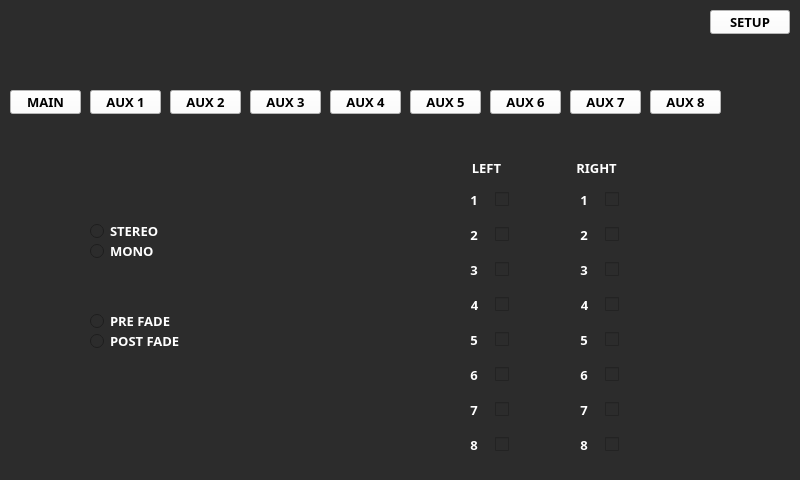
<?xml version="1.0" encoding="UTF-8"?>
<ui version="4.0">
 <class>MainWindow</class>
 <widget class="QMainWindow" name="MainWindow">
  <property name="geometry">
   <rect>
    <x>0</x>
    <y>0</y>
    <width>800</width>
    <height>480</height>
   </rect>
  </property>
  <property name="windowTitle">
   <string>MainWindow</string>
  </property>
  <property name="styleSheet">
   <string notr="true">background-color: rgb(44, 44, 44);</string>
  </property>
  <widget class="QWidget" name="centralwidget">
   <widget class="QPushButton" name="setupButton">
    <property name="geometry">
     <rect>
      <x>710</x>
      <y>10</y>
      <width>80</width>
      <height>24</height>
     </rect>
    </property>
    <property name="font">
     <font>
      <family>Source Code Pro</family>
      <pointsize>10</pointsize>
      <bold>true</bold>
     </font>
    </property>
    <property name="styleSheet">
     <string notr="true">background-color: rgb(255, 255, 255);
color: rgb(0, 0, 0);</string>
    </property>
    <property name="text">
     <string>SETUP</string>
    </property>
    <property name="autoDefault">
     <bool>false</bool>
    </property>
    <property name="default">
     <bool>false</bool>
    </property>
    <property name="flat">
     <bool>false</bool>
    </property>
   </widget>
   <widget class="QPushButton" name="setupButton_2">
    <property name="geometry">
     <rect>
      <x>10</x>
      <y>90</y>
      <width>71</width>
      <height>24</height>
     </rect>
    </property>
    <property name="font">
     <font>
      <family>Source Code Pro</family>
      <pointsize>10</pointsize>
      <bold>true</bold>
     </font>
    </property>
    <property name="styleSheet">
     <string notr="true">background-color: rgb(255, 255, 255);
color: rgb(0, 0, 0);</string>
    </property>
    <property name="text">
     <string>MAIN</string>
    </property>
    <property name="autoDefault">
     <bool>false</bool>
    </property>
    <property name="default">
     <bool>false</bool>
    </property>
    <property name="flat">
     <bool>false</bool>
    </property>
   </widget>
   <widget class="QPushButton" name="setupButton_3">
    <property name="geometry">
     <rect>
      <x>90</x>
      <y>90</y>
      <width>71</width>
      <height>24</height>
     </rect>
    </property>
    <property name="font">
     <font>
      <family>Source Code Pro</family>
      <pointsize>10</pointsize>
      <bold>true</bold>
     </font>
    </property>
    <property name="styleSheet">
     <string notr="true">background-color: rgb(255, 255, 255);
color: rgb(0, 0, 0);</string>
    </property>
    <property name="text">
     <string>AUX 1</string>
    </property>
    <property name="autoDefault">
     <bool>false</bool>
    </property>
    <property name="default">
     <bool>false</bool>
    </property>
    <property name="flat">
     <bool>false</bool>
    </property>
   </widget>
   <widget class="QPushButton" name="setupButton_4">
    <property name="geometry">
     <rect>
      <x>170</x>
      <y>90</y>
      <width>71</width>
      <height>24</height>
     </rect>
    </property>
    <property name="font">
     <font>
      <family>Source Code Pro</family>
      <pointsize>10</pointsize>
      <bold>true</bold>
     </font>
    </property>
    <property name="styleSheet">
     <string notr="true">background-color: rgb(255, 255, 255);
color: rgb(0, 0, 0);</string>
    </property>
    <property name="text">
     <string>AUX 2</string>
    </property>
    <property name="autoDefault">
     <bool>false</bool>
    </property>
    <property name="default">
     <bool>false</bool>
    </property>
    <property name="flat">
     <bool>false</bool>
    </property>
   </widget>
   <widget class="QPushButton" name="setupButton_5">
    <property name="geometry">
     <rect>
      <x>250</x>
      <y>90</y>
      <width>71</width>
      <height>24</height>
     </rect>
    </property>
    <property name="font">
     <font>
      <family>Source Code Pro</family>
      <pointsize>10</pointsize>
      <bold>true</bold>
     </font>
    </property>
    <property name="styleSheet">
     <string notr="true">background-color: rgb(255, 255, 255);
color: rgb(0, 0, 0);</string>
    </property>
    <property name="text">
     <string>AUX 3</string>
    </property>
    <property name="autoDefault">
     <bool>false</bool>
    </property>
    <property name="default">
     <bool>false</bool>
    </property>
    <property name="flat">
     <bool>false</bool>
    </property>
   </widget>
   <widget class="QPushButton" name="setupButton_6">
    <property name="geometry">
     <rect>
      <x>330</x>
      <y>90</y>
      <width>71</width>
      <height>24</height>
     </rect>
    </property>
    <property name="font">
     <font>
      <family>Source Code Pro</family>
      <pointsize>10</pointsize>
      <bold>true</bold>
     </font>
    </property>
    <property name="styleSheet">
     <string notr="true">background-color: rgb(255, 255, 255);
color: rgb(0, 0, 0);</string>
    </property>
    <property name="text">
     <string>AUX 4</string>
    </property>
    <property name="autoDefault">
     <bool>false</bool>
    </property>
    <property name="default">
     <bool>false</bool>
    </property>
    <property name="flat">
     <bool>false</bool>
    </property>
   </widget>
   <widget class="QPushButton" name="setupButton_7">
    <property name="geometry">
     <rect>
      <x>410</x>
      <y>90</y>
      <width>71</width>
      <height>24</height>
     </rect>
    </property>
    <property name="font">
     <font>
      <family>Source Code Pro</family>
      <pointsize>10</pointsize>
      <bold>true</bold>
     </font>
    </property>
    <property name="styleSheet">
     <string notr="true">background-color: rgb(255, 255, 255);
color: rgb(0, 0, 0);</string>
    </property>
    <property name="text">
     <string>AUX 5</string>
    </property>
    <property name="autoDefault">
     <bool>false</bool>
    </property>
    <property name="default">
     <bool>false</bool>
    </property>
    <property name="flat">
     <bool>false</bool>
    </property>
   </widget>
   <widget class="QPushButton" name="setupButton_8">
    <property name="geometry">
     <rect>
      <x>490</x>
      <y>90</y>
      <width>71</width>
      <height>24</height>
     </rect>
    </property>
    <property name="font">
     <font>
      <family>Source Code Pro</family>
      <pointsize>10</pointsize>
      <bold>true</bold>
     </font>
    </property>
    <property name="styleSheet">
     <string notr="true">background-color: rgb(255, 255, 255);
color: rgb(0, 0, 0);</string>
    </property>
    <property name="text">
     <string>AUX 6</string>
    </property>
    <property name="autoDefault">
     <bool>false</bool>
    </property>
    <property name="default">
     <bool>false</bool>
    </property>
    <property name="flat">
     <bool>false</bool>
    </property>
   </widget>
   <widget class="QPushButton" name="setupButton_9">
    <property name="geometry">
     <rect>
      <x>570</x>
      <y>90</y>
      <width>71</width>
      <height>24</height>
     </rect>
    </property>
    <property name="font">
     <font>
      <family>Source Code Pro</family>
      <pointsize>10</pointsize>
      <bold>true</bold>
     </font>
    </property>
    <property name="styleSheet">
     <string notr="true">background-color: rgb(255, 255, 255);
color: rgb(0, 0, 0);</string>
    </property>
    <property name="text">
     <string>AUX 7</string>
    </property>
    <property name="autoDefault">
     <bool>false</bool>
    </property>
    <property name="default">
     <bool>false</bool>
    </property>
    <property name="flat">
     <bool>false</bool>
    </property>
   </widget>
   <widget class="QPushButton" name="setupButton_10">
    <property name="geometry">
     <rect>
      <x>650</x>
      <y>90</y>
      <width>71</width>
      <height>24</height>
     </rect>
    </property>
    <property name="font">
     <font>
      <family>Source Code Pro</family>
      <pointsize>10</pointsize>
      <bold>true</bold>
     </font>
    </property>
    <property name="styleSheet">
     <string notr="true">background-color: rgb(255, 255, 255);
color: rgb(0, 0, 0);</string>
    </property>
    <property name="text">
     <string>AUX 8</string>
    </property>
    <property name="autoDefault">
     <bool>false</bool>
    </property>
    <property name="default">
     <bool>false</bool>
    </property>
    <property name="flat">
     <bool>false</bool>
    </property>
   </widget>
   <widget class="QWidget" name="gridLayoutWidget">
    <property name="geometry">
     <rect>
      <x>460</x>
      <y>180</y>
      <width>61</width>
      <height>291</height>
     </rect>
    </property>
    <layout class="QGridLayout" name="gridLayout">
     <item row="3" column="1">
      <widget class="QCheckBox" name="checkBox_4">
       <property name="sizePolicy">
        <sizepolicy hsizetype="Maximum" vsizetype="Maximum">
         <horstretch>0</horstretch>
         <verstretch>0</verstretch>
        </sizepolicy>
       </property>
       <property name="text">
        <string/>
       </property>
      </widget>
     </item>
     <item row="7" column="1">
      <widget class="QCheckBox" name="checkBox_8">
       <property name="sizePolicy">
        <sizepolicy hsizetype="Maximum" vsizetype="Maximum">
         <horstretch>0</horstretch>
         <verstretch>0</verstretch>
        </sizepolicy>
       </property>
       <property name="text">
        <string/>
       </property>
      </widget>
     </item>
     <item row="5" column="1">
      <widget class="QCheckBox" name="checkBox_6">
       <property name="sizePolicy">
        <sizepolicy hsizetype="Maximum" vsizetype="Maximum">
         <horstretch>0</horstretch>
         <verstretch>0</verstretch>
        </sizepolicy>
       </property>
       <property name="text">
        <string/>
       </property>
      </widget>
     </item>
     <item row="6" column="1">
      <widget class="QCheckBox" name="checkBox_7">
       <property name="sizePolicy">
        <sizepolicy hsizetype="Maximum" vsizetype="Maximum">
         <horstretch>0</horstretch>
         <verstretch>0</verstretch>
        </sizepolicy>
       </property>
       <property name="text">
        <string/>
       </property>
      </widget>
     </item>
     <item row="1" column="1">
      <widget class="QCheckBox" name="checkBox_2">
       <property name="sizePolicy">
        <sizepolicy hsizetype="Maximum" vsizetype="Maximum">
         <horstretch>0</horstretch>
         <verstretch>0</verstretch>
        </sizepolicy>
       </property>
       <property name="text">
        <string/>
       </property>
      </widget>
     </item>
     <item row="2" column="1">
      <widget class="QCheckBox" name="checkBox_3">
       <property name="sizePolicy">
        <sizepolicy hsizetype="Maximum" vsizetype="Maximum">
         <horstretch>0</horstretch>
         <verstretch>0</verstretch>
        </sizepolicy>
       </property>
       <property name="text">
        <string/>
       </property>
      </widget>
     </item>
     <item row="4" column="1">
      <widget class="QCheckBox" name="checkBox_5">
       <property name="sizePolicy">
        <sizepolicy hsizetype="Maximum" vsizetype="Maximum">
         <horstretch>0</horstretch>
         <verstretch>0</verstretch>
        </sizepolicy>
       </property>
       <property name="text">
        <string/>
       </property>
      </widget>
     </item>
     <item row="0" column="1">
      <widget class="QCheckBox" name="checkBox">
       <property name="sizePolicy">
        <sizepolicy hsizetype="Maximum" vsizetype="Maximum">
         <horstretch>0</horstretch>
         <verstretch>0</verstretch>
        </sizepolicy>
       </property>
       <property name="text">
        <string/>
       </property>
      </widget>
     </item>
     <item row="0" column="0">
      <widget class="QLabel" name="label_20">
       <property name="sizePolicy">
        <sizepolicy hsizetype="Maximum" vsizetype="Maximum">
         <horstretch>0</horstretch>
         <verstretch>0</verstretch>
        </sizepolicy>
       </property>
       <property name="font">
        <font>
         <family>Source Code Pro</family>
         <pointsize>10</pointsize>
         <bold>true</bold>
        </font>
       </property>
       <property name="styleSheet">
        <string notr="true">color: rgb(255, 255, 255);</string>
       </property>
       <property name="text">
        <string>1</string>
       </property>
       <property name="alignment">
        <set>Qt::AlignmentFlag::AlignCenter</set>
       </property>
      </widget>
     </item>
     <item row="1" column="0">
      <widget class="QLabel" name="label_21">
       <property name="sizePolicy">
        <sizepolicy hsizetype="Maximum" vsizetype="Maximum">
         <horstretch>0</horstretch>
         <verstretch>0</verstretch>
        </sizepolicy>
       </property>
       <property name="font">
        <font>
         <family>Source Code Pro</family>
         <pointsize>10</pointsize>
         <bold>true</bold>
        </font>
       </property>
       <property name="styleSheet">
        <string notr="true">color: rgb(255, 255, 255);</string>
       </property>
       <property name="text">
        <string>2</string>
       </property>
       <property name="alignment">
        <set>Qt::AlignmentFlag::AlignCenter</set>
       </property>
      </widget>
     </item>
     <item row="2" column="0">
      <widget class="QLabel" name="label_22">
       <property name="sizePolicy">
        <sizepolicy hsizetype="Maximum" vsizetype="Maximum">
         <horstretch>0</horstretch>
         <verstretch>0</verstretch>
        </sizepolicy>
       </property>
       <property name="font">
        <font>
         <family>Source Code Pro</family>
         <pointsize>10</pointsize>
         <bold>true</bold>
        </font>
       </property>
       <property name="styleSheet">
        <string notr="true">color: rgb(255, 255, 255);</string>
       </property>
       <property name="text">
        <string>3</string>
       </property>
       <property name="alignment">
        <set>Qt::AlignmentFlag::AlignCenter</set>
       </property>
      </widget>
     </item>
     <item row="3" column="0">
      <widget class="QLabel" name="label_23">
       <property name="sizePolicy">
        <sizepolicy hsizetype="Maximum" vsizetype="Maximum">
         <horstretch>0</horstretch>
         <verstretch>0</verstretch>
        </sizepolicy>
       </property>
       <property name="font">
        <font>
         <family>Source Code Pro</family>
         <pointsize>10</pointsize>
         <bold>true</bold>
        </font>
       </property>
       <property name="styleSheet">
        <string notr="true">color: rgb(255, 255, 255);</string>
       </property>
       <property name="text">
        <string>4</string>
       </property>
       <property name="alignment">
        <set>Qt::AlignmentFlag::AlignCenter</set>
       </property>
      </widget>
     </item>
     <item row="4" column="0">
      <widget class="QLabel" name="label_24">
       <property name="sizePolicy">
        <sizepolicy hsizetype="Maximum" vsizetype="Maximum">
         <horstretch>0</horstretch>
         <verstretch>0</verstretch>
        </sizepolicy>
       </property>
       <property name="font">
        <font>
         <family>Source Code Pro</family>
         <pointsize>10</pointsize>
         <bold>true</bold>
        </font>
       </property>
       <property name="styleSheet">
        <string notr="true">color: rgb(255, 255, 255);</string>
       </property>
       <property name="text">
        <string>5</string>
       </property>
       <property name="alignment">
        <set>Qt::AlignmentFlag::AlignCenter</set>
       </property>
      </widget>
     </item>
     <item row="5" column="0">
      <widget class="QLabel" name="label_25">
       <property name="sizePolicy">
        <sizepolicy hsizetype="Maximum" vsizetype="Maximum">
         <horstretch>0</horstretch>
         <verstretch>0</verstretch>
        </sizepolicy>
       </property>
       <property name="font">
        <font>
         <family>Source Code Pro</family>
         <pointsize>10</pointsize>
         <bold>true</bold>
        </font>
       </property>
       <property name="styleSheet">
        <string notr="true">color: rgb(255, 255, 255);</string>
       </property>
       <property name="text">
        <string>6</string>
       </property>
       <property name="alignment">
        <set>Qt::AlignmentFlag::AlignCenter</set>
       </property>
      </widget>
     </item>
     <item row="6" column="0">
      <widget class="QLabel" name="label_26">
       <property name="sizePolicy">
        <sizepolicy hsizetype="Maximum" vsizetype="Maximum">
         <horstretch>0</horstretch>
         <verstretch>0</verstretch>
        </sizepolicy>
       </property>
       <property name="font">
        <font>
         <family>Source Code Pro</family>
         <pointsize>10</pointsize>
         <bold>true</bold>
        </font>
       </property>
       <property name="styleSheet">
        <string notr="true">color: rgb(255, 255, 255);</string>
       </property>
       <property name="text">
        <string>7</string>
       </property>
       <property name="alignment">
        <set>Qt::AlignmentFlag::AlignCenter</set>
       </property>
      </widget>
     </item>
     <item row="7" column="0">
      <widget class="QLabel" name="label_27">
       <property name="sizePolicy">
        <sizepolicy hsizetype="Maximum" vsizetype="Maximum">
         <horstretch>0</horstretch>
         <verstretch>0</verstretch>
        </sizepolicy>
       </property>
       <property name="font">
        <font>
         <family>Source Code Pro</family>
         <pointsize>10</pointsize>
         <bold>true</bold>
        </font>
       </property>
       <property name="styleSheet">
        <string notr="true">color: rgb(255, 255, 255);</string>
       </property>
       <property name="text">
        <string>8</string>
       </property>
       <property name="alignment">
        <set>Qt::AlignmentFlag::AlignCenter</set>
       </property>
      </widget>
     </item>
    </layout>
   </widget>
   <widget class="QRadioButton" name="radioButton">
    <property name="geometry">
     <rect>
      <x>90</x>
      <y>220</y>
      <width>91</width>
      <height>22</height>
     </rect>
    </property>
    <property name="font">
     <font>
      <family>Source Code Pro</family>
      <pointsize>10</pointsize>
      <bold>true</bold>
     </font>
    </property>
    <property name="styleSheet">
     <string notr="true">color: rgb(255, 255, 255);</string>
    </property>
    <property name="text">
     <string>STEREO</string>
    </property>
   </widget>
   <widget class="QRadioButton" name="radioButton_2">
    <property name="geometry">
     <rect>
      <x>90</x>
      <y>240</y>
      <width>91</width>
      <height>22</height>
     </rect>
    </property>
    <property name="font">
     <font>
      <family>Source Code Pro</family>
      <pointsize>10</pointsize>
      <bold>true</bold>
     </font>
    </property>
    <property name="styleSheet">
     <string notr="true">color: rgb(255, 255, 255);</string>
    </property>
    <property name="text">
     <string>MONO</string>
    </property>
   </widget>
   <widget class="QWidget" name="gridLayoutWidget_2">
    <property name="geometry">
     <rect>
      <x>570</x>
      <y>180</y>
      <width>61</width>
      <height>291</height>
     </rect>
    </property>
    <layout class="QGridLayout" name="gridLayout_2">
     <item row="3" column="1">
      <widget class="QCheckBox" name="checkBox_9">
       <property name="sizePolicy">
        <sizepolicy hsizetype="Maximum" vsizetype="Maximum">
         <horstretch>0</horstretch>
         <verstretch>0</verstretch>
        </sizepolicy>
       </property>
       <property name="text">
        <string/>
       </property>
      </widget>
     </item>
     <item row="7" column="1">
      <widget class="QCheckBox" name="checkBox_10">
       <property name="sizePolicy">
        <sizepolicy hsizetype="Maximum" vsizetype="Maximum">
         <horstretch>0</horstretch>
         <verstretch>0</verstretch>
        </sizepolicy>
       </property>
       <property name="text">
        <string/>
       </property>
      </widget>
     </item>
     <item row="5" column="1">
      <widget class="QCheckBox" name="checkBox_11">
       <property name="sizePolicy">
        <sizepolicy hsizetype="Maximum" vsizetype="Maximum">
         <horstretch>0</horstretch>
         <verstretch>0</verstretch>
        </sizepolicy>
       </property>
       <property name="text">
        <string/>
       </property>
      </widget>
     </item>
     <item row="6" column="1">
      <widget class="QCheckBox" name="checkBox_12">
       <property name="sizePolicy">
        <sizepolicy hsizetype="Maximum" vsizetype="Maximum">
         <horstretch>0</horstretch>
         <verstretch>0</verstretch>
        </sizepolicy>
       </property>
       <property name="text">
        <string/>
       </property>
      </widget>
     </item>
     <item row="1" column="1">
      <widget class="QCheckBox" name="checkBox_13">
       <property name="sizePolicy">
        <sizepolicy hsizetype="Maximum" vsizetype="Maximum">
         <horstretch>0</horstretch>
         <verstretch>0</verstretch>
        </sizepolicy>
       </property>
       <property name="text">
        <string/>
       </property>
      </widget>
     </item>
     <item row="2" column="1">
      <widget class="QCheckBox" name="checkBox_14">
       <property name="sizePolicy">
        <sizepolicy hsizetype="Maximum" vsizetype="Maximum">
         <horstretch>0</horstretch>
         <verstretch>0</verstretch>
        </sizepolicy>
       </property>
       <property name="text">
        <string/>
       </property>
      </widget>
     </item>
     <item row="4" column="1">
      <widget class="QCheckBox" name="checkBox_15">
       <property name="sizePolicy">
        <sizepolicy hsizetype="Maximum" vsizetype="Maximum">
         <horstretch>0</horstretch>
         <verstretch>0</verstretch>
        </sizepolicy>
       </property>
       <property name="text">
        <string/>
       </property>
      </widget>
     </item>
     <item row="0" column="1">
      <widget class="QCheckBox" name="checkBox_16">
       <property name="sizePolicy">
        <sizepolicy hsizetype="Maximum" vsizetype="Maximum">
         <horstretch>0</horstretch>
         <verstretch>0</verstretch>
        </sizepolicy>
       </property>
       <property name="text">
        <string/>
       </property>
      </widget>
     </item>
     <item row="0" column="0">
      <widget class="QLabel" name="label_28">
       <property name="sizePolicy">
        <sizepolicy hsizetype="Maximum" vsizetype="Maximum">
         <horstretch>0</horstretch>
         <verstretch>0</verstretch>
        </sizepolicy>
       </property>
       <property name="font">
        <font>
         <family>Source Code Pro</family>
         <pointsize>10</pointsize>
         <bold>true</bold>
        </font>
       </property>
       <property name="styleSheet">
        <string notr="true">color: rgb(255, 255, 255);</string>
       </property>
       <property name="text">
        <string>1</string>
       </property>
       <property name="alignment">
        <set>Qt::AlignmentFlag::AlignCenter</set>
       </property>
      </widget>
     </item>
     <item row="1" column="0">
      <widget class="QLabel" name="label_29">
       <property name="sizePolicy">
        <sizepolicy hsizetype="Maximum" vsizetype="Maximum">
         <horstretch>0</horstretch>
         <verstretch>0</verstretch>
        </sizepolicy>
       </property>
       <property name="font">
        <font>
         <family>Source Code Pro</family>
         <pointsize>10</pointsize>
         <bold>true</bold>
        </font>
       </property>
       <property name="styleSheet">
        <string notr="true">color: rgb(255, 255, 255);</string>
       </property>
       <property name="text">
        <string>2</string>
       </property>
       <property name="alignment">
        <set>Qt::AlignmentFlag::AlignCenter</set>
       </property>
      </widget>
     </item>
     <item row="2" column="0">
      <widget class="QLabel" name="label_30">
       <property name="sizePolicy">
        <sizepolicy hsizetype="Maximum" vsizetype="Maximum">
         <horstretch>0</horstretch>
         <verstretch>0</verstretch>
        </sizepolicy>
       </property>
       <property name="font">
        <font>
         <family>Source Code Pro</family>
         <pointsize>10</pointsize>
         <bold>true</bold>
        </font>
       </property>
       <property name="styleSheet">
        <string notr="true">color: rgb(255, 255, 255);</string>
       </property>
       <property name="text">
        <string>3</string>
       </property>
       <property name="alignment">
        <set>Qt::AlignmentFlag::AlignCenter</set>
       </property>
      </widget>
     </item>
     <item row="3" column="0">
      <widget class="QLabel" name="label_31">
       <property name="sizePolicy">
        <sizepolicy hsizetype="Maximum" vsizetype="Maximum">
         <horstretch>0</horstretch>
         <verstretch>0</verstretch>
        </sizepolicy>
       </property>
       <property name="font">
        <font>
         <family>Source Code Pro</family>
         <pointsize>10</pointsize>
         <bold>true</bold>
        </font>
       </property>
       <property name="styleSheet">
        <string notr="true">color: rgb(255, 255, 255);</string>
       </property>
       <property name="text">
        <string>4</string>
       </property>
       <property name="alignment">
        <set>Qt::AlignmentFlag::AlignCenter</set>
       </property>
      </widget>
     </item>
     <item row="4" column="0">
      <widget class="QLabel" name="label_32">
       <property name="sizePolicy">
        <sizepolicy hsizetype="Maximum" vsizetype="Maximum">
         <horstretch>0</horstretch>
         <verstretch>0</verstretch>
        </sizepolicy>
       </property>
       <property name="font">
        <font>
         <family>Source Code Pro</family>
         <pointsize>10</pointsize>
         <bold>true</bold>
        </font>
       </property>
       <property name="styleSheet">
        <string notr="true">color: rgb(255, 255, 255);</string>
       </property>
       <property name="text">
        <string>5</string>
       </property>
       <property name="alignment">
        <set>Qt::AlignmentFlag::AlignCenter</set>
       </property>
      </widget>
     </item>
     <item row="5" column="0">
      <widget class="QLabel" name="label_33">
       <property name="sizePolicy">
        <sizepolicy hsizetype="Maximum" vsizetype="Maximum">
         <horstretch>0</horstretch>
         <verstretch>0</verstretch>
        </sizepolicy>
       </property>
       <property name="font">
        <font>
         <family>Source Code Pro</family>
         <pointsize>10</pointsize>
         <bold>true</bold>
        </font>
       </property>
       <property name="styleSheet">
        <string notr="true">color: rgb(255, 255, 255);</string>
       </property>
       <property name="text">
        <string>6</string>
       </property>
       <property name="alignment">
        <set>Qt::AlignmentFlag::AlignCenter</set>
       </property>
      </widget>
     </item>
     <item row="6" column="0">
      <widget class="QLabel" name="label_34">
       <property name="sizePolicy">
        <sizepolicy hsizetype="Maximum" vsizetype="Maximum">
         <horstretch>0</horstretch>
         <verstretch>0</verstretch>
        </sizepolicy>
       </property>
       <property name="font">
        <font>
         <family>Source Code Pro</family>
         <pointsize>10</pointsize>
         <bold>true</bold>
        </font>
       </property>
       <property name="styleSheet">
        <string notr="true">color: rgb(255, 255, 255);</string>
       </property>
       <property name="text">
        <string>7</string>
       </property>
       <property name="alignment">
        <set>Qt::AlignmentFlag::AlignCenter</set>
       </property>
      </widget>
     </item>
     <item row="7" column="0">
      <widget class="QLabel" name="label_35">
       <property name="sizePolicy">
        <sizepolicy hsizetype="Maximum" vsizetype="Maximum">
         <horstretch>0</horstretch>
         <verstretch>0</verstretch>
        </sizepolicy>
       </property>
       <property name="font">
        <font>
         <family>Source Code Pro</family>
         <pointsize>10</pointsize>
         <bold>true</bold>
        </font>
       </property>
       <property name="styleSheet">
        <string notr="true">color: rgb(255, 255, 255);</string>
       </property>
       <property name="text">
        <string>8</string>
       </property>
       <property name="alignment">
        <set>Qt::AlignmentFlag::AlignCenter</set>
       </property>
      </widget>
     </item>
    </layout>
   </widget>
   <widget class="QLabel" name="label_36">
    <property name="geometry">
     <rect>
      <x>451</x>
      <y>160</y>
      <width>71</width>
      <height>16</height>
     </rect>
    </property>
    <property name="font">
     <font>
      <family>Source Code Pro</family>
      <pointsize>10</pointsize>
      <bold>true</bold>
     </font>
    </property>
    <property name="styleSheet">
     <string notr="true">color: rgb(255, 255, 255);</string>
    </property>
    <property name="text">
     <string>LEFT</string>
    </property>
    <property name="alignment">
     <set>Qt::AlignmentFlag::AlignCenter</set>
    </property>
   </widget>
   <widget class="QLabel" name="label_37">
    <property name="geometry">
     <rect>
      <x>561</x>
      <y>160</y>
      <width>71</width>
      <height>16</height>
     </rect>
    </property>
    <property name="font">
     <font>
      <family>Source Code Pro</family>
      <pointsize>10</pointsize>
      <bold>true</bold>
     </font>
    </property>
    <property name="styleSheet">
     <string notr="true">color: rgb(255, 255, 255);</string>
    </property>
    <property name="text">
     <string>RIGHT</string>
    </property>
    <property name="alignment">
     <set>Qt::AlignmentFlag::AlignCenter</set>
    </property>
   </widget>
   <widget class="QRadioButton" name="radioButton_3">
    <property name="geometry">
     <rect>
      <x>90</x>
      <y>310</y>
      <width>91</width>
      <height>22</height>
     </rect>
    </property>
    <property name="font">
     <font>
      <family>Source Code Pro</family>
      <pointsize>10</pointsize>
      <bold>true</bold>
     </font>
    </property>
    <property name="styleSheet">
     <string notr="true">color: rgb(255, 255, 255);</string>
    </property>
    <property name="text">
     <string>PRE FADE</string>
    </property>
   </widget>
   <widget class="QRadioButton" name="radioButton_4">
    <property name="geometry">
     <rect>
      <x>90</x>
      <y>330</y>
      <width>91</width>
      <height>22</height>
     </rect>
    </property>
    <property name="font">
     <font>
      <family>Source Code Pro</family>
      <pointsize>10</pointsize>
      <bold>true</bold>
     </font>
    </property>
    <property name="styleSheet">
     <string notr="true">color: rgb(255, 255, 255);</string>
    </property>
    <property name="text">
     <string>POST FADE</string>
    </property>
   </widget>
  </widget>
 </widget>
 <resources/>
 <connections/>
</ui>
